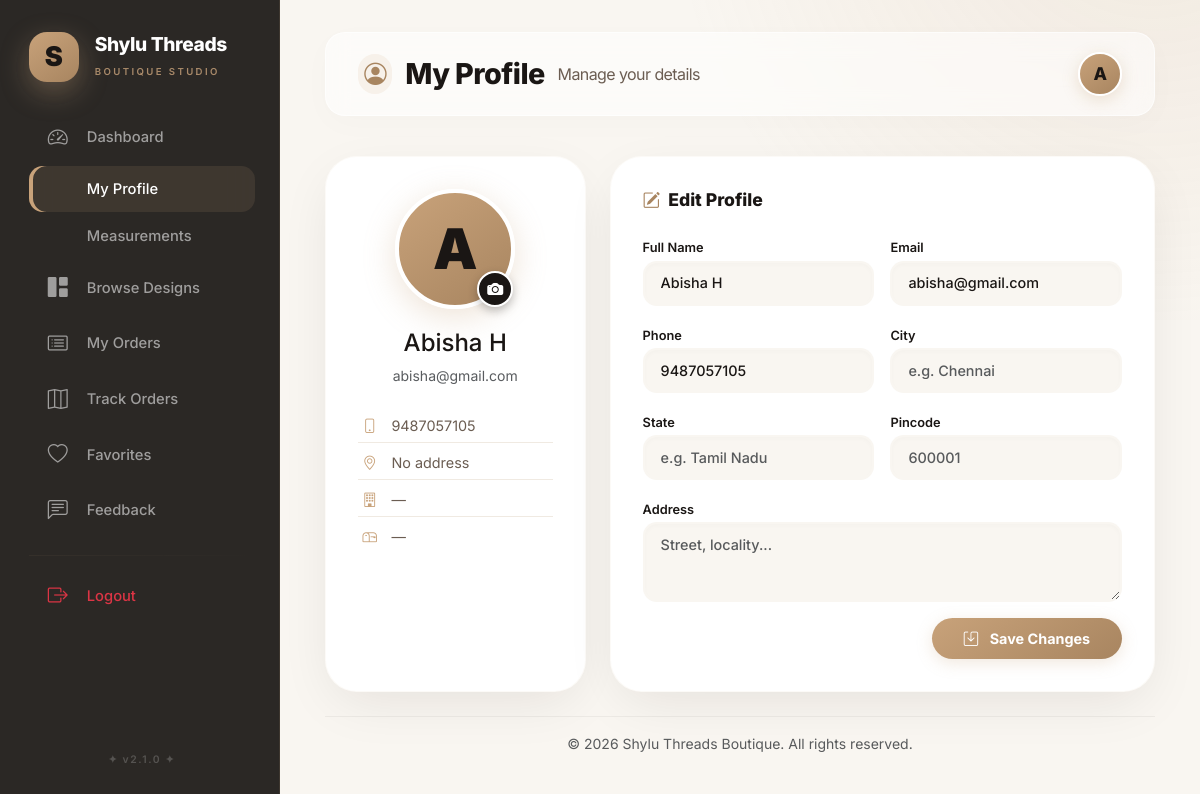
Page /customer/profile/ (signed in) on the committed database.
### app/models.py (models this page shows, shortened)
class CustomerProfile(models.Model):
    user = models.OneToOneField(
        settings.AUTH_USER_MODEL,
        on_delete=models.CASCADE,
        related_name="profile"
    )
    phone = models.CharField(max_length=20, blank=True, null=True)
    address = models.TextField(blank=True, null=True)
    city = models.CharField(max_length=100, blank=True, null=True)
    state = models.CharField(max_length=100, blank=True, null=True)
    pincode = models.CharField(max_length=10, blank=True, null=True)
    profile_image = models.ImageField(
        upload_to="profiles/",
        blank=True,
        null=True
    )
    date_of_birth = models.DateField(blank=True, null=True)
    created_at = models.DateTimeField(auto_now_add=True)
    updated_at = models.DateTimeField(auto_now=True)
    class Meta:
        verbose_name = "Customer Profile"
        verbose_name_plural = "Customer Profiles"

### app/views.py (the view, shortened to what this page needs)
# urls.py: path("customer/profile/", views.profile, name="profile"),
@customer_required
def profile(request):
    customer_profile, _ = CustomerProfile.objects.get_or_create(user=request.user)
    return render(request, "customer/profile.html", {
        "profile": customer_profile,
        "user": request.user,
    })

### app/views.py (called while the page is built)
def is_customer(user):
    return user.is_authenticated and not (user.is_staff or user.is_superuser)

### app/templates/customer/profile.html (shortened to what this page needs)
{% load static %}
<!DOCTYPE html>
<html lang="en">
<head>
  <link href="https://cdn.jsdelivr.net/npm/bootstrap-icons@1.11.1/font/bootstrap-icons.css" rel="stylesheet" />
  <link href="https://cdn.jsdelivr.net/npm/bootstrap@5.3.2/dist/css/bootstrap.min.css" rel="stylesheet" />
</head>
<body>
<aside class="premium-sidebar" id="sidebar">
    <div class="sidebar-brand mb-4">
        <div class="d-flex align-items-center gap-3 mb-1">
            <div class="brand-icon">S</div>
            <div class="brand-text">
                <h5 class="mb-0">Shylu Threads</h5>
                <span class="subtitle">Boutique Studio</span>
            </div>
        </div>
    </div>
    <nav class="nav flex-column flex-grow-1">
        <a class="nav-link-premium" href="{% url 'customer_dashboard' %}"><i class="bi bi-speedometer2"></i> Dashboard</a>
        <a class="nav-link-premium active" href="{% url 'profile' %}"> My Profile</a>
        <a class="nav-link-premium" href="{% url 'measurements' %}"> Measurements</a>
        <a class="nav-link-premium" href="{% url 'designs' %}"><i class="bi bi-grid-1x2-fill"></i> Browse Designs</a>
        <a class="nav-link-premium" href="{% url 'orders' %}"><i class="bi bi-card-list"></i> My Orders</a>
        <a class="nav-link-premium" href="{% url 'tracking' %}"><i class="bi bi-map"></i> Track Orders</a>
        <a class="nav-link-premium" href="{% url 'favorites' %}"><i class="bi bi-heart"></i> Favorites</a>
        <a class="nav-link-premium" href="{% url 'feedback' %}"><i class="bi bi-chat-left-text"></i> Feedback</a>
        <hr class="sidebar-divider" />
        <a class="nav-link-premium text-danger" href="{% url 'logout' %}"><i class="bi bi-box-arrow-right"></i> Logout</a>
    </nav>
    <div class="sidebar-footer"><div class="version-tag text-center">✦ v2.1.0 ✦</div></div>
</aside>
<main class="main-content">
    <div class="top-bar">
        <div>
            <h1><i class="bi bi-person-circle"></i> My Profile <small>Manage your details</small></h1>
        </div>
        <div>
            {% if profile.profile_image %}
                <img src="{{ profile.profile_image.url }}" class="user-avatar-top" alt="Avatar" id="topAvatarImg">
            {% else %}
                <div class="user-avatar-top" id="topAvatarLetter">{{ user.first_name|slice:":1"|default:"G" }}</div>
            {% endif %}
        </div>
    </div>
    <form method="POST" action="{% url 'profile' %}" enctype="multipart/form-data" id="profileForm">
        <div class="row g-4">
            <div class="col-lg-4">
                <div class="section-card text-center">
                    <div class="avatar-wrapper">
                        <div class="profile-avatar-container" id="avatarDisplayArea">
                            {% if profile.profile_image %}
                                <img src="{{ profile.profile_image.url }}" id="profileImagePreview" alt="Profile Picture" />
                            {% else %}
                                <span class="avatar-placeholder-text" id="avatarInitial">{{ user.first_name|slice:":1"|default:"G" }}</span>
                            {% endif %}
                        </div>
                        <label for="profileImageInput" class="avatar-edit-badge" title="Change Profile Picture">
                            <i class="bi bi-camera-fill"></i>
                        </label>
                    </div>
                    <h4>{{ user.first_name|default:"Customer Name" }}</h4>
                    <p class="text-muted small">{{ user.email }}</p>
                    <div class="profile-info text-start mt-4">
                        <p><i class="bi bi-phone"></i> {{ profile.phone|default:"Not provided" }}</p>
                        <p><i class="bi bi-geo-alt"></i> {{ profile.address|default:"No address" }}</p>
                        <p><i class="bi bi-building"></i> {{ profile.city|default:"—" }}{% if profile.state %}, {{ profile.state }}{% endif %}</p>
                        <p><i class="bi bi-mailbox"></i> {{ profile.pincode|default:"—" }}</p>
                    </div>
                </div>
            </div>
            <div class="col-lg-8">
                <div class="section-card">
                    <h5><i class="bi bi-pencil-square"></i> Edit Profile</h5>
                    <div class="row g-3">
                        <div class="col-md-6">
                            <label class="form-label">Full Name</label>
                            <input type="text" name="name" class="form-control" value="{{ user.first_name }}" required />
                        </div>
                        <div class="col-md-6">
                            <label class="form-label">Email</label>
                            <input type="email" name="email" class="form-control" value="{{ user.email }}" required />
                        </div>
                        <div class="col-md-6">
                            <label class="form-label">Phone</label>
                            <input type="text" name="phone" class="form-control" value="{{ profile.phone|default:'' }}" placeholder="+91 98765 43210" />
                        </div>
                        <div class="col-md-6">
                            <label class="form-label">City</label>
                            <input type="text" name="city" class="form-control" value="{{ profile.city|default:'' }}" placeholder="e.g. Chennai" />
                        </div>
                        <div class="col-md-6">
                            <label class="form-label">State</label>
                            <input type="text" name="state" class="form-control" value="{{ profile.state|default:'' }}" placeholder="e.g. Tamil Nadu" />
                        </div>
                        <div class="col-md-6">
                            <label class="form-label">Pincode</label>
                            <input type="text" name="pincode" class="form-control" value="{{ profile.pincode|default:'' }}" placeholder="600001" />
                        </div>
                        <div class="col-12">
                            <label class="form-label">Address</label>
                            <textarea name="address" class="form-control" rows="2" placeholder="Street, locality...">{{ profile.address|default:'' }}</textarea>
                        </div>
                        <div class="col-12 text-end">
                            <button type="submit" class="btn-gold"><i class="bi bi-save me-2"></i> Save Changes</button>
                        </div>
                    </div>
                </div>
            </div>
        </div>
    </form>
    <div class="text-center text-muted small mt-4 pt-3 border-top" style="border-color: rgba(26,22,20,0.05) !important;">
        &copy; 2026 Shylu Threads Boutique. All rights reserved.
    </div>
</main>
</body>
</html>

### rows in the picture
CustomerProfile: phone "9487057105", address "No address", city "—", pincode "—"

### other values in the picture
{{ user.first_name|slice:":1"|default:"G" }} "A"
{{ user.first_name|default:"Customer Name" }} "Abisha H"
{{ user.email }} "abisha@gmail.com"
